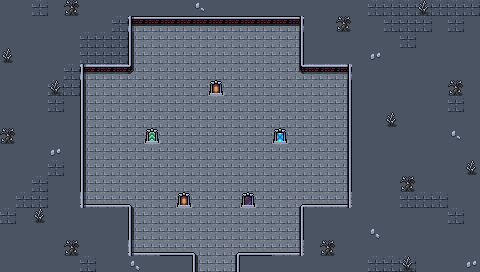

A level layout from a 2D game, rendered from its tile map. Below: a short description, then the map file with tile-grid data replaced by summaries:
An orthogonal 30x17 tile map with 16x16 px tiles, 6 tile layers (Collision, Background, Background 2, Floor and Walls, ...), 2 tilesets and 6 objects.

<map version="1.5" tiledversion="1.7.2" orientation="orthogonal" renderorder="right-down" width="30" height="17" tilewidth="16" tileheight="16" infinite="0" nextlayerid="9" nextobjectid="78">
 <editorsettings>
  <export target="wastetown..tmx" format="tmx" />
 </editorsettings>
 <tileset firstgid="1" source="../../tileset/main.tsx" />
 <tileset firstgid="3477" source="../../tileset/buildings.tsx" />
 <layer id="6" name="Collision" width="30" height="17">
  <data>[510 cells, 22 non-empty, 5 distinct tile ids]</data>
 </layer>
 <layer id="1" name="Background" width="30" height="17">
  <data>[510 cells, 510 non-empty, 3 distinct tile ids]</data>
 </layer>
 <layer id="8" name="Background 2" width="30" height="17">
  <data>[510 cells, 21 non-empty, 5 distinct tile ids]</data>
 </layer>
 <layer id="2" name="Floor and Walls" width="30" height="17">
  <data>[510 cells, 61 non-empty, 10 distinct tile ids]</data>
 </layer>
 <layer id="7" name="Ornamental Walls" width="30" height="17">
  <data>[510 cells, 46 non-empty, 8 distinct tile ids]</data>
 </layer>
 <layer id="3" name="Clutter" width="30" height="17">
  <properties>
   <property name="spriteLayer" type="bool" value="true" />
  </properties>
  <data>[510 cells, 13 non-empty, 6 distinct tile ids]</data>
 </layer>
 <objectgroup id="4" name="Objects">
  <object id="38" template="../../obj/entry_up.tx" x="208.333" y="270.665">
   <properties>
    <property name="teleport" value="" />
   </properties>
  </object>
  <object id="71" template="../../obj/door_up.tx" x="209" y="96">
   <properties>
    <property name="teleport" value="maps/map/portal_1W.tmx" />
    <property name="teleportObjectId" value="69" />
   </properties>
  </object>
  <object id="74" template="../../obj/door_down.tx" x="176.667" y="210">
   <properties>
    <property name="teleport" value="maps/map/portal_1R.tmx" />
    <property name="teleportObjectId" value="67" />
   </properties>
  </object>
  <object id="75" template="../../obj/door_down.tx" x="241.333" y="210">
   <properties>
    <property name="teleport" value="maps/map/portal_1B.tmx" />
    <property name="teleportObjectId" value="63" />
   </properties>
  </object>
  <object id="76" template="../../obj/door_down.tx" x="145.333" y="144.667">
   <properties>
    <property name="teleport" value="maps/map/portal_1G.tmx" />
    <property name="teleportObjectId" value="69" />
   </properties>
  </object>
  <object id="77" template="../../obj/door_down.tx" x="272.667" y="147.333">
   <properties>
    <property name="teleport" value="maps/map/portal_1U.tmx" />
    <property name="teleportObjectId" value="87" />
   </properties>
  </object>
 </objectgroup>
</map>
